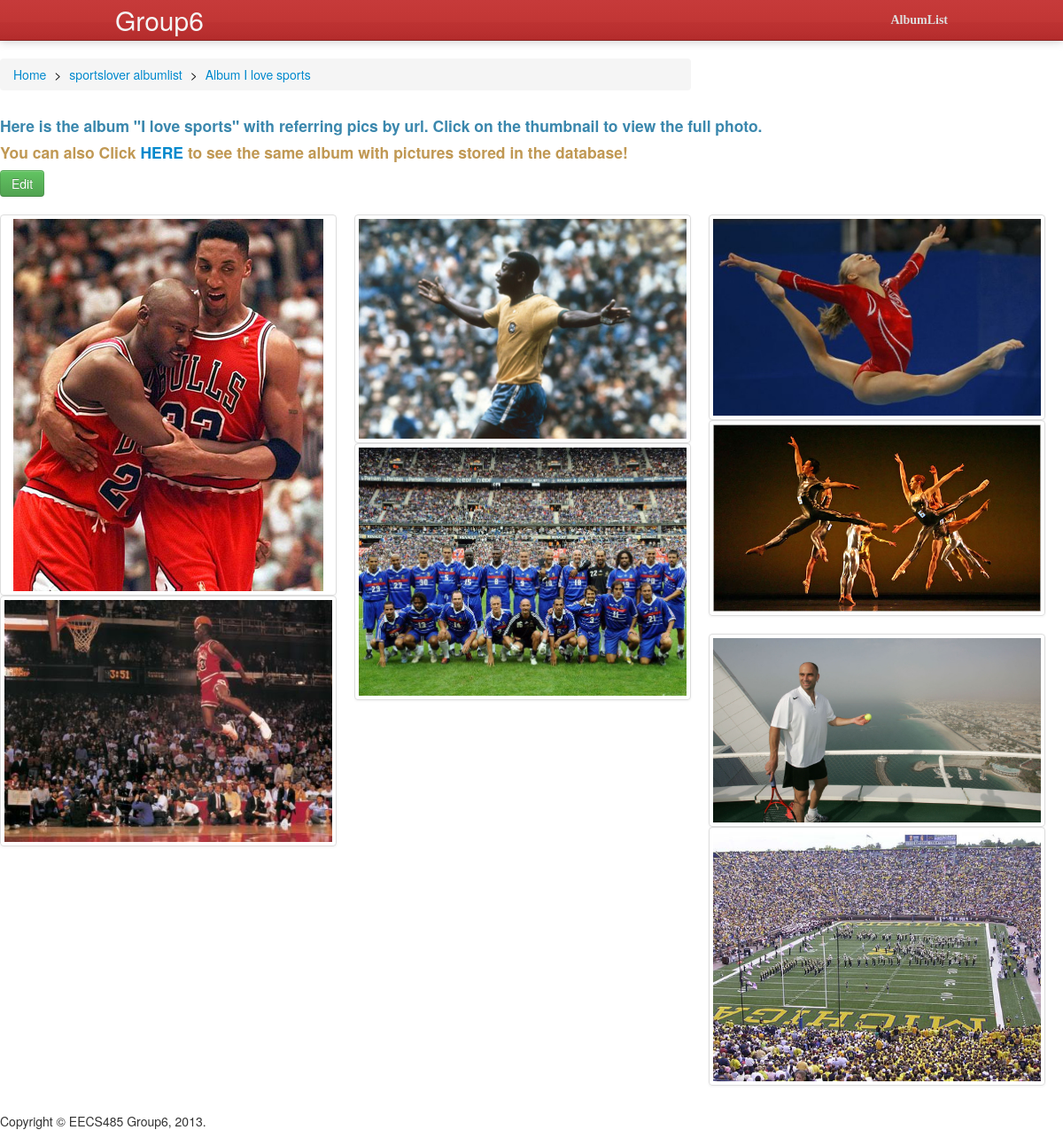
Screenshot of /viewalbum.php?albumid=1 with the database file from the repository.
### tables this page shows
CREATE TABLE Album (
    albumid INT, 
    title VARCHAR(50), 
    created DATE, 
    lastupdated DATE, 
    access VARCHAR(10), 
    username VARCHAR(20),
    PRIMARY KEY (albumid),
    FOREIGN KEY (username) REFERENCES User(username)
    ON DELETE CASCADE ON UPDATE CASCADE);

CREATE TABLE Contain (
    albumid INT, 
    url VARCHAR(255), 
    caption VARCHAR(255), 
    sequencenum INT,
    PRIMARY KEY(albumid,url),
    FOREIGN KEY (albumid) REFERENCES Album(albumid)
    ON DELETE CASCADE ON UPDATE CASCADE,
    FOREIGN KEY (url) REFERENCES Photo(url)
    ON DELETE CASCADE ON UPDATE CASCADE);

### viewalbum.php (the view, shortened to what this page needs)
<!DOCTYPE html>
<html>
<head>
  <?php include ("lib.php"); ?>
  <?php include("default/head.php"); ?>
</head>
<body>
  <?php
    include ("default/top.php");
    $albumid=$_GET['albumid'];
?>
<?php
    $query = "SELECT * FROM Album WHERE albumid = '$albumid'";
    $result = mysql_query($query);
    $title = mysql_result($result, 0, "title");
    $username = mysql_result($result, 0, "username");
    $query="SELECT * FROM Contain "
      ." WHERE albumid = $albumid ORDER BY sequencenum";
    $result=mysql_query($query);
    $num=mysql_num_rows($result);
?>
<div class="row">
  <div class="span10">
  <ul class="breadcrumb">
    <li>
      <a href="index.php">Home</a> <span class="divider" style="color: #0c0c0c">></span>
    </li>
    <li>
<?php
      echo
        "<a href='viewalbumlist.php?username=$username'>$username albumlist</a> <span class='divider' style='color: #0c0c0c'>></span>";
?>
    </li>
    <li class="active">
<?php
       echo "<a href='#'>Album $title</a>";
?>
    </li>
  </ul>
  </div>
  </div>
<?php
    $prefix="viewpicture.php?url=";
    $prefix2="&albumid=";
    echo "<h4><p class ='text-info'>Here is the album  \"$title\"  with referring pics by url. Click on the thumbnail to view the full photo. </p></h4>
      <h4><p class='text-warning'>You can also Click
      <a href='viewalbumwithbytes.php?albumid=$albumid'>HERE</a>
      to see the same album with pictures stored in the database!</p></h4>
      <form action='editalbum.php' method='GET'>
      <input type = 'hidden' name='albumid' value = $albumid>
      <input class='btn btn-success' type='submit' value ='Edit'>
      </form>";
    echo "<ul class='thumbnails' id='nwthumbs'>";
    for ($i = 0; $i < $num; ++$i) {
      $url = mysql_result($result, $i, "url");
      $caption = mysql_result($result, $i, "caption");
      if ($i % 2 == 0)
        echo "<li class='span5'>";
      echo "
        <a href='".$prefix.$url.$prefix2.$albumid
        ."' class='thumbnail'>
        <img src='$url' alt='$caption' title='$caption'>
        </a> ";
      if ($i % 2 == 1)
        echo "</li>";
    }
    echo "</ul>";
  ?>
  <?php page_footer(); ?>
</body>
</html>

### default/head.php (shortened to what this page needs)
<link rel="stylesheet" href="css/style.css">
<link href="css/bootstrap.min.css" rel="stylesheet" media="screen">

### default/top.php (shortened to what this page needs)
<header id="main-header">
  <div class="container"> <a id="logo" href="index.php" title="Group6">Group6</a>
    <nav>
      <ul>
        <li><a href="viewalbumlist.php">AlbumList</a></li>
      </ul>
 </div>
</header>

### lib.php (shortened to what this page needs)
<?php
  function page_footer()
  {
      echo "<footer class='footer'>Copyright &copy EECS485 Group6, 2013.</footer>";
  }
?>

### css/style.css (style rules this page uses)
html { background:#dcdcdc;color:#000 }
body,div,dl,dt,dd,ul,ol,li,h1,h2,h3,h4,h5,h6,pre,code,form,fieldset,legend,input,textarea,p,blockquote,th,td { margin:0;padding:0 }
fieldset,img { border:0 }
ol,ul { list-style:none }
h1,h2,h3,h4,h5,h6 { font-weight:normal;font-size:100% }
input,textarea,select { font-weight:inherit;font-size:inherit;font-family:inherit }
body { background:#ebebeb url("images/bg.jpg") repeat;color: #111;font-weight:400;font-size:13px;font-family: "Microsoft Yahei", "Trebuchet MS", Georgia,"Times New Roman",Times,sans-serif;line-height: 1.7; }
a { color:#3d658d;text-decoration:none }
.container { position:relative;overflow:hidden;margin:0 auto;padding:0 5px;width:820px }
#main-header { margin-bottom:20px;height:45px;border-bottom:1px solid #84201f;background:#bb3131;background:-moz-linear-gradient(top,#c63a3a 0,#c43837 29%,#c13635 55%,#bd3232 55%,#ba3030 77%,#b32b2b 100%);background:-webkit-linear-gradient(top,#c63a3a 0,#c43837 29%,#c13635 55%,#bd3232 55%,#ba3030 77%,#b32b2b 100%);background:-o-linear-gradient(top,#c63a3a 0,#c43837 29%,#c13635 55%,#bd3232 55%,#ba3030 77%,#b32b2b 100%);background:-ms-linear-gradient(top,#c63a3a 0,#c43837 29%,#c13635 55%,#bd3232 55%,#ba3030 77%,#b32b2b 100%);background:linear-gradient(to bottom,#c63a3a 0,#c43837 29%,#c13635 55%,#bd3232 55%,#ba3030 77%,#b32b2b 100%);box-shadow:0 1px 10px rgba(0,0,0,0.2) }
#logo { float:left;color:#f5f5f5;font-size:30px;line-height:45px; }
#main-header nav { position:absolute;top:0;right:5px }
#main-header nav ul li { display:inline }
#main-header nav ul li a { float:left;display:block;margin-left:20px;color:#ddd;font-weight:600;line-height:45px;font-family: 'Microsoft Yahei'; }

### default/head.php (style rules this page uses)
body { height: 1000px; }

### viewalbum.php (style rules this page uses)
body { height: 100%; }

### rows the page displays
album: username "sportslover", title "I love sports"
contain: url+caption (picture)
contain: url+caption (picture)
contain: url+caption (picture)
contain: url+caption (picture)
contain: url+caption (picture)
contain: url+caption (picture)
contain: url+caption (picture)
contain: url+caption (picture)
